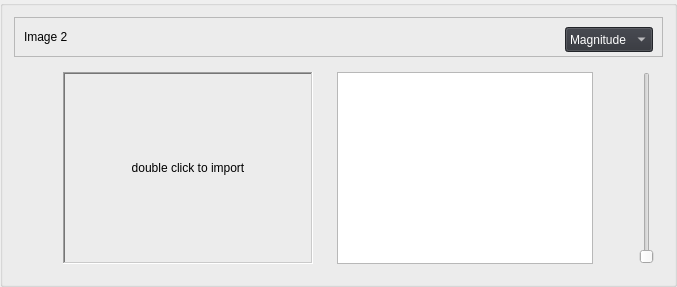
         <widget class="QGroupBox" name="groupBox_24">
          <property name="title">
           <string/>
          </property>
          <layout class="QGridLayout" name="gridLayout_35">
           <item row="0" column="0">
            <layout class="QVBoxLayout" name="verticalLayout_5">
             <item>
              <widget class="QFrame" name="frame_11">
               <property name="minimumSize">
                <size>
                 <width>0</width>
                 <height>40</height>
                </size>
               </property>
               <property name="maximumSize">
                <size>
                 <width>16777215</width>
                 <height>40</height>
                </size>
               </property>
               <property name="frameShape">
                <enum>QFrame::StyledPanel</enum>
               </property>
               <property name="frameShadow">
                <enum>QFrame::Raised</enum>
               </property>
               <layout class="QGridLayout" name="gridLayout_36">
                <item row="0" column="0">
                 <widget class="QLabel" name="label_31">
                  <property name="text">
                   <string>Image 2</string>
                  </property>
                 </widget>
                </item>
                <item row="0" column="2">
                 <widget class="QComboBox" name="comboBox_11">
                  <property name="minimumSize">
                   <size>
                    <width>0</width>
                    <height>25</height>
                   </size>
                  </property>
                  <property name="maximumSize">
                   <size>
                    <width>16777215</width>
                    <height>25</height>
                   </size>
                  </property>
                  <property name="styleSheet">
                   <string notr="true">background-color: #303239;
color: white;
</string>
                  </property>
                  <item>
                   <property name="text">
                    <string>Magnitude</string>
                   </property>
                  </item>
                  <item>
                   <property name="text">
                    <string>Phase</string>
                   </property>
                  </item>
                  <item>
                   <property name="text">
                    <string>Real</string>
                   </property>
                  </item>
                  <item>
                   <property name="text">
                    <string>Imaginary</string>
                   </property>
                  </item>
                 </widget>
                </item>
                <item row="0" column="1">
                 <spacer name="horizontalSpacer_2">
                  <property name="orientation">
                   <enum>Qt::Horizontal</enum>
                  </property>
                  <property name="sizeHint" stdset="0">
                   <size>
                    <width>40</width>
                    <height>20</height>
                   </size>
                  </property>
                 </spacer>
                </item>
               </layout>
              </widget>
             </item>
             <item>
              <layout class="QHBoxLayout" name="horizontalLayout_11">
               <item>
                <widget class="QGroupBox" name="groupBox_25">
                 <property name="styleSheet">
                  <string notr="true">QGroupBox {
    border: none; /* or border: 0; */
}

QGroupBox::title {
    subcontrol-origin: margin;
    subcontrol-position: top left;
    padding: 0 5px; /* Optional padding for the title */
}

</string>
                 </property>
                 <property name="title">
                  <string/>
                 </property>
                 <layout class="QGridLayout" name="gridLayout_37">
                  <item row="0" column="1">
                   <widget class="QLabel" name="image2">
                    <property name="minimumSize">
                     <size>
                      <width>250</width>
                      <height>0</height>
                     </size>
                    </property>
                    <property name="maximumSize">
                     <size>
                      <width>250</width>
                      <height>300</height>
                     </size>
                    </property>
                    <property name="frameShape">
                     <enum>QFrame::WinPanel</enum>
                    </property>
                    <property name="frameShadow">
                     <enum>QFrame::Sunken</enum>
                    </property>
                    <property name="text">
                     <string>double click to import</string>
                    </property>
                    <property name="scaledContents">
                     <bool>true</bool>
                    </property>
                    <property name="alignment">
                     <set>Qt::AlignCenter</set>
                    </property>
                   </widget>
                  </item>
                  <item row="0" column="0">
                   <spacer name="horizontalSpacer_7">
                    <property name="orientation">
                     <enum>Qt::Horizontal</enum>
                    </property>
                    <property name="sizeHint" stdset="0">
                     <size>
                      <width>40</width>
                      <height>20</height>
                     </size>
                    </property>
                   </spacer>
                  </item>
                 </layout>
                </widget>
               </item>
               <item>
                <widget class="QGroupBox" name="ft_component2">
                 <property name="styleSheet">
                  <string notr="true">QGroupBox {
    border: none; /* or border: 0; */
}

QGroupBox::title {
    subcontrol-origin: margin;
    subcontrol-position: top left;
    padding: 0 5px; /* Optional padding for the title */
}

</string>
                 </property>
                 <property name="title">
                  <string/>
                 </property>
                 <layout class="QGridLayout" name="gridLayout_10">
                  <item row="0" column="0">
                   <layout class="QHBoxLayout" name="horizontalLayout_7">
                    <item>
                     <widget class="QGraphicsView" name="ft_comp_2">
                      <property name="styleSheet">
                       <string notr="true"/>
                      </property>
                     </widget>
                    </item>
                   </layout>
                  </item>
                  <item row="0" column="2">
                   <widget class="QSlider" name="verticalSlider_3">
                    <property name="orientation">
                     <enum>Qt::Vertical</enum>
                    </property>
                   </widget>
                  </item>
                  <item row="0" column="1">
                   <spacer name="horizontalSpacer_8">
                    <property name="orientation">
                     <enum>Qt::Horizontal</enum>
                    </property>
                    <property name="sizeHint" stdset="0">
                     <size>
                      <width>40</width>
                      <height>20</height>
                     </size>
                    </property>
                   </spacer>
                  </item>
                 </layout>
                </widget>
               </item>
              </layout>
             </item>
            </layout>
           </item>
          </layout>
         </widget>
